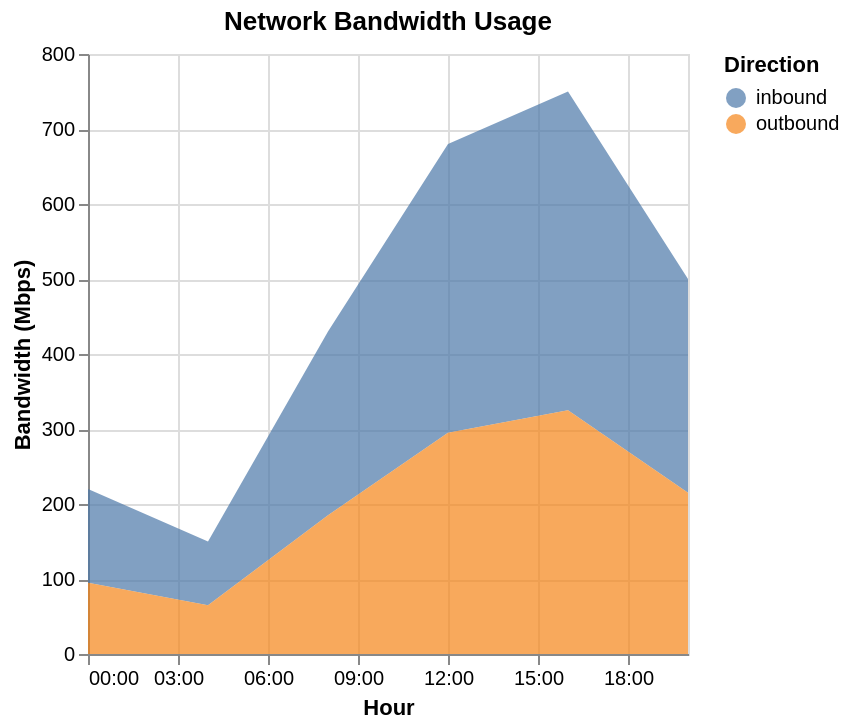

The specification (Vega-Lite) saved for this image:
### Vega-Lite specification from a JSON file in a GitHub repository (floating-point values rounded to 4 significant figures)
{"$schema": "https://vega.github.io/schema/vega-lite/v6.json", "description": "Network bandwidth usage", "data": {"values": [{"hour": "2024-11-27T00:00:00", "inbound": 125, "outbound": 95}, {"hour": "2024-11-27T04:00:00", "inbound": 85, "outbound": 65}, {"hour": "2024-11-27T08:00:00", "inbound": 245, "outbound": 185}, {"hour": "2024-11-27T12:00:00", "inbound": 385, "outbound": 295}, {"hour": "2024-11-27T16:00:00", "inbound": 425, "outbound": 325}, {"hour": "2024-11-27T20:00:00", "inbound": 285, "outbound": 215}]}, "transform": [{"fold": ["inbound", "outbound"], "as": ["direction", "bandwidth"]}], "mark": "area", "encoding": {"x": {"field": "hour", "type": "temporal", "axis": {"title": "Hour", "format": "%H:%M"}}, "y": {"field": "bandwidth", "type": "quantitative", "axis": {"title": "Bandwidth (Mbps)"}}, "color": {"field": "direction", "type": "nominal", "legend": {"title": "Direction"}}, "opacity": {"value": 0.7}}, "title": "Network Bandwidth Usage"}
